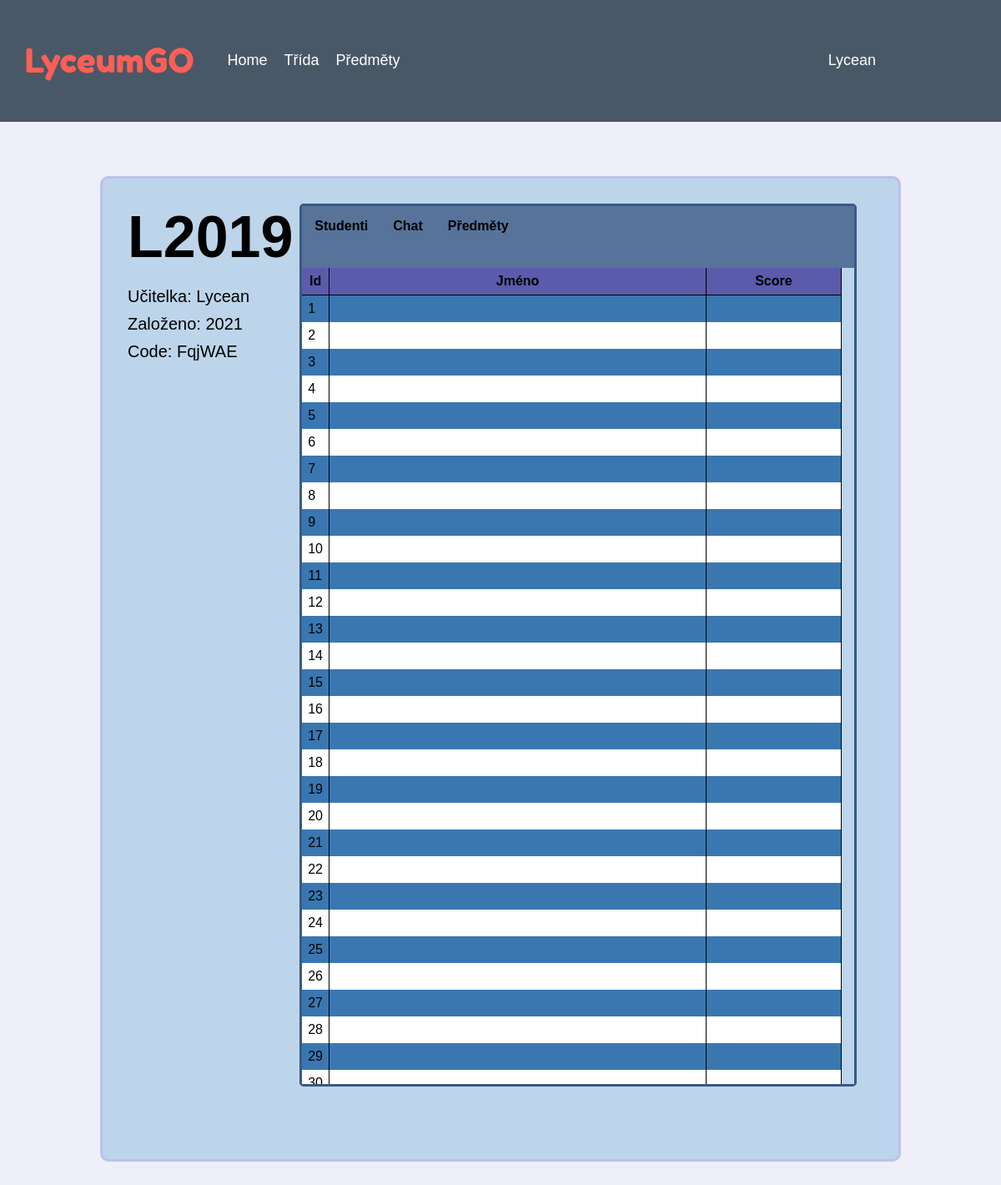
The page /classroom (signed in) on the database its author committed.
### website/models.py (models this page shows)
class User (db.Model,UserMixin):
    id=db.Column(db.Integer, primary_key=True)
    name = db.Column(db.String(20), unique=True)
    email = db.Column(db.String(50), unique=True)
    password = db.Column(db.String(1000))
    notes = db.relationship("Notes")
    person = db.Column(db.String(7))
    grate = db.Column(db.Integer)
    score = db.Column(db.Integer)
    achievements = db.Column(db.String(200))
    classroom = db.Column(db.String(20))
    beginning = db.Column(db.Integer)
    math = db.relationship("Math")
    physic = db.relationship("Physic")
    informatics = db.relationship("Informatics")
    programming = db.relationship("Programming")

class Classroom (db.Model):
    id = db.Column(db.Integer, primary_key=True)
    name = db.Column(db.String(20), unique=True)
    teacher = db.Column(db.String(50))
    students = db.Column(db.String(100))
    code = db.Column(db.String(6))
    grate = db.Column(db.Integer)
    beginning = db.Column(db.Integer)
    teachers=db.Column(db.String(200))

### website/views.py (the view, shortened to what this page needs)
@views.route("/classroom",methods=["GET","POST"])
def classroom():
    if current_user.is_authenticated:
        classroom=Classroom.query.filter_by(name=current_user.classroom).first()
        subjects=enumerate([getSubjects()])
        x={}
        students=[]
        teachers=User.query.filter_by(person="t").all()
        print(teachers)
        if classroom:
            for i in classroom.students.split("/"):
                students.append(User.query.filter_by(name="i"))
            for i in classroom.teachers.split("/"):
                a=i.find(":")
                x[i[:a-1]]=i[a+1:]
        return render_template("classroom.html",user=current_user,classroom=classroom,students=students,teachers=[],subxteach=x)
    else:
        return redirect(url_for("auth.login"))

### website/views.py (called while the page is built)
def getSubjects():
    return {"Matematika":Math.query.filter_by(user_id=current_user.id).first(),"Fyzika":Physic.query.filter_by(user_id=current_user.id).first(),"Informatika":Informatics.query.filter_by(user_id=current_user.id).first(),"Programování":Programming.query.filter_by(user_id=current_user.id).first(),}

### website/templates/classroom.html (shortened to what this page needs)
{%extends "baselog.html"%}
{%block head%}
<link rel= "stylesheet" type= "text/css" href="{{url_for('static', filename='/stylesheets/classroom.css')}}">
<link rel= "stylesheet" type= "text/css" href="{{url_for('static', filename='/stylesheets/zarovnavac.css')}}">
{%endblock%}
{%block content%}
{%if not user.classroom%}
    {%if user.person=="s"%}
        <div id="studentdiv">
            <div id="content">
                <form action="" method="POST">
                    <div class="Input">
                        <input type="text" name="code" placeholder="Zadej kód" class="Inputs">
                    </div>
                    <div class="Input">
                        <button class="BasicButton" name="submit_button" type="submit" value="Odeslat" id="tlacitko">Odeslat</button>
                    </div>
                </form>
            </div>
        </div>
    {%elif user.person=="t"%}
        <div id="uciteldiv">
            <form action="" method="POST" style="margin:auto">
                <input type="text" name="name" placeholder="Enter name" class="Inputs">
                <select name="grate" class="Inputs">
                    <option value="g1">Ročník 1</option>
                    <option value="g2">Ročník 2</option>
                    <option value="g3">Ročník 3</option>
                    <option value="g4">Ročník 4</option>
                </select>
                <button class="BasicButton" value="createclass" name="submit_button" id="tlacitko">Vytvořit třídu</button>
            </form>
        </div>
    {%endif%}
{%else%}
<div id="flex-container">
    <div id="MainDiv">
        <div id="Name"><b>{{classroom.name}}</b></div>
        <div id="info">
            <div class="i">Učitelka: {{classroom.teacher}}</div>
            <div class="i">Založeno: {{classroom.beginning}}</div>
            <div class="i">Code: {{classroom.code}}</div>
        </div>
        <div class="seznam">
            <b>
            <div id="classnav">
                <div class="objekt" id="o1">Studenti</div>
                <div class="objekt" id="o2">Chat</div>
                <div class="objekt" id="o3">Předměty</div>
            </div>
            </b>
            <div class="s" id="s0">
                <table id="tabulka">
                    <tr style="background-color: rgb(91, 91, 172);border-bottom:1px solid black">
                        <th style="width:5%">Id</th>
                        <th style="width:70%">Jméno</th>
                        <th style="width:100%">Score</th>
                    </tr>
                    {%for i in range(30)%}
                        <tr class="sinfo">
                            {%if students[i]%}
                                <td>{{i+1}}</td>
                                <td>{{students[i].name}}</td>
                                <td>{{students[i].score}}</td>
                            {%endif%}
                        </tr>
                    {%endfor%}
                </table>
            </div>
        </div>
    </div>
</div>
{%endif%}
{%endblock%}

### website/templates/baselog.html (shortened to what this page needs)
<!DOCTYPE html>
<html>
<head>
    <link rel= "stylesheet" type= "text/css" href="{{url_for('static', filename='/stylesheets/universal.css')}}">
    <link rel= "stylesheet" type= "text/css" href="{{url_for('static', filename='/stylesheets/style.css')}}">
    {%block head%}
    {%endblock%}
</head>
<body>
    <nav class="Nav">
        <p class="Name">LyceumGO</p>
        <div class="Buttons">
            <a href="home" class="link">Home</a>
            <a href="classroom" class="link">Třída</a>
            <a href="subjects" class="link">Předměty</a>
            <div class="dropdown">
                <button class="button--">{{user.name}}</button>
            </div>
        </div>
    </nav>
    {%block content%}
    {%endblock%}
</body>
</html>

### website/static/stylesheets/universal.css (style rules this page uses)
* { margin: 0; padding: 0; box-sizing: border-box; }
html { height:100%; }
body { height:100%; background-color: rgb(239, 239, 250); font-family: arial; }

### website/static/stylesheets/style.css (style rules this page uses)
.Name { color:rgb(254, 95, 85); position:relative; font-size:40px; font-family:fredokaone; margin:0px 20px; padding:10px }
.Nav { background-color: rgb(73, 88, 103); width:100%; display:flex; align-items:center; height:10vh }
.Buttons { width:100%; position:relative; display:flex }
.link { margin:0px 10px; }
.dropdown { position: absolute; right:150px; }
.Buttons button,a { background: none; text-decoration: none; border: none; color: white; font-size: 18px; cursor:pointer }

### website/static/stylesheets/classroom.css (style rules this page uses)
#MainDiv { background-color: rgb(189, 213, 234); padding:30px; width:80%; height:90%; border: solid rgb(189, 193, 234); border-radius: 10px; position: relative; }
#Name { font-size:70px; width:2%; }
#info { margin-top:20px; margin-bottom:10px; font-size:20px; font-family:"Arial"; }
.i { margin-top:10px; }
.sinfo { background-color: rgb(58, 119, 177); }
table, th, td { border-collapse: collapse; padding:7px; border-right:1px solid black; }
.s { position: absolute; background-color: rgb(189, 213, 234); height:93%; width:100%; overflow-x: auto; }
#classnav { display:flex; justify-content: start; height:7%; background-color: rgb(87, 115, 153); }
.objekt { padding:15px 15px; cursor:pointer; }
.seznam { width:70%; height:90%; border:solid 3px rgb(58, 89, 133); border-radius: 5px; position:absolute; right:50px; top:30px; }
tr:nth-child(odd) { background: #FFF }

### website/static/stylesheets/zarovnavac.css (style rules this page uses)
#flex-container { display:flex; justify-content:center; align-items: center; height:90vh; }

### rows shown on the page
User: name "Lycean"
Classroom: name "L2019", teacher "Lycean", beginning "2021", code "FqjWAE"

### other values the page prints
{{ i+1 }} "1" "2" "3" "4" "5" "6" "7" "8" "9" "10" "11" "12" "13" "14" "15" "16" "17" "18" "19" "20" "21" "22" "23" "24" "25" "26" "27" "28" "29"
